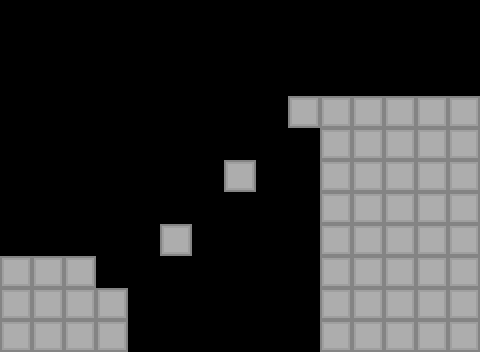

Below is a game level as drawn by its tile map, then a one-line description and the .tmx file that defines it, in full:
An orthogonal 15x11 tile map with 32x32 px tiles, 1 tile layer (Ground) and 23 objects (7x spike, 4x shard, man, flag, ghost).

<map version="1.10" tiledversion="1.10.2" orientation="orthogonal" renderorder="right-down" width="15" height="11" tilewidth="32" tileheight="32" infinite="0" nextlayerid="4" nextobjectid="187">
 <editorsettings>
  <export target="../level_14.lua" format="lua" />
 </editorsettings>
 <tileset firstgid="1" name="tileset" tilewidth="32" tileheight="32" tilecount="28" columns="7">
  <image source="../../sprites/ground/tileset.png" width="224" height="128" />
 </tileset>
 <layer id="1" name="Ground" width="15" height="11">
  <data encoding="csv">
0,0,0,0,0,0,0,0,0,0,0,0,0,0,0,
0,0,0,0,0,0,0,0,0,0,0,0,0,0,0,
0,0,0,0,0,0,0,0,0,0,0,0,0,0,0,
0,0,0,0,0,0,0,0,0,1,1,1,1,1,1,
0,0,0,0,0,0,0,0,0,0,1,1,1,1,1,
0,0,0,0,0,0,0,1,0,0,1,1,1,1,1,
0,0,0,0,0,0,0,0,0,0,1,1,1,1,1,
0,0,0,0,0,1,0,0,0,0,1,1,1,1,1,
1,1,1,0,0,0,0,0,0,0,1,1,1,1,1,
1,1,1,1,0,0,0,0,0,0,1,1,1,1,1,
1,1,1,1,0,0,0,0,0,0,1,1,1,1,1
</data>
 </layer>
 <objectgroup color="#323232" id="2" name="Solid" visible="0">
  <object id="2" x="0" y="256" width="96" height="96" />
  <object id="24" x="0" y="-32" width="480" height="32" />
  <object id="27" x="-32" y="-32" width="32" height="288" />
  <object id="59" x="480" y="-32" width="32" height="384" />
  <object id="104" x="160" y="224" width="32" height="32" />
  <object id="109" x="320" y="96" width="160" height="256" />
  <object id="167" x="224" y="160" width="32" height="32" />
  <object id="168" x="288" y="96" width="32" height="32" />
  <object id="171" x="96" y="288" width="32" height="64" />
 </objectgroup>
 <objectgroup color="#1807ff" id="3" name="Objects" visible="0">
  <object id="4" type="man" x="32" y="224" width="32" height="32" />
  <object id="44" type="flag" x="416" y="64" width="32" height="32" />
  <object id="156" type="spike" x="320" y="64" width="32" height="32" />
  <object id="163" type="shard" x="96" y="96" width="32" height="32" />
  <object id="165" type="shard" x="320" y="32" width="32" height="32" />
  <object id="175" type="spike" x="160" y="96" width="32" height="32" />
  <object id="176" type="spike" x="160" y="64" width="32" height="32" />
  <object id="177" type="spike" x="224" y="64" width="32" height="32" />
  <object id="178" type="spike" x="224" y="32" width="32" height="32" />
  <object id="180" type="spike" x="96" y="128" width="32" height="32" />
  <object id="181" type="ghost" x="352" y="64" width="32" height="32" />
  <object id="184" type="shard" x="160" y="32" width="32" height="32" />
  <object id="185" type="shard" x="224" y="0" width="32" height="32" />
  <object id="186" type="spike" x="96" y="160" width="32" height="32" />
 </objectgroup>
</map>
